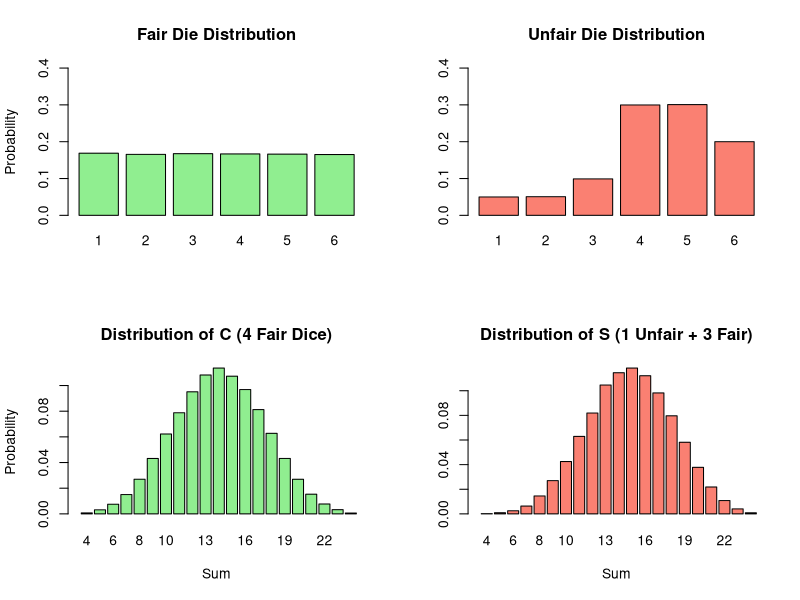

The R source for this figure:

N <- 100000


p_unfair <- c(0.05, 0.05, 0.1, 0.3, 0.3, 0.2)


fair_die_rolls <- sample(1:6, N, replace = TRUE)

unfair_die_rolls <- sample(1:6, N, replace = TRUE, prob = p_unfair) 

cat("--- Single Die Comparison ---\n")
cat("Fair Die   - Mean:", mean(fair_die_rolls), " SD:", sd(fair_die_rolls), "\n")
cat("Unfair Die - Mean:", mean(unfair_die_rolls), " SD:", sd(unfair_die_rolls), "\n\n")


C_rolls <- sample(1:6, N, replace=TRUE) + 
           sample(1:6, N, replace=TRUE) + 
           sample(1:6, N, replace=TRUE) + 
           sample(1:6, N, replace=TRUE)


S_rolls <- sample(1:6, N, replace=TRUE, prob=p_unfair) + 
           sample(1:6, N, replace=TRUE) + 
           sample(1:6, N, replace=TRUE) + 
           sample(1:6, N, replace=TRUE)

cat("--- Sum of 4 Dice Comparison ---\n")
cat("C (4 Fair)          - Mean:", mean(C_rolls), " SD:", sd(C_rolls), "\n")
cat("S (1 Unfair+3 Fair) - Mean:", mean(S_rolls), " SD:", sd(S_rolls), "\n")


png("task_3_1_plots.png", width=1000, height=800)


par(mfrow=c(2,2)) 


barplot(table(fair_die_rolls)/N, 
        main="Fair Die Distribution", 
        col="lightgreen", 
        ylim=c(0, 0.4), 
        ylab="Probability")


barplot(table(unfair_die_rolls)/N, 
        main="Unfair Die Distribution", 
        col="salmon", 
        ylim=c(0, 0.4))


barplot(table(C_rolls)/N, 
        main="Distribution of C (4 Fair Dice)", 
        col="lightgreen", 
        xlim=c(0, 25), 
        ylab="Probability", 
        xlab="Sum")


barplot(table(S_rolls)/N, 
        main="Distribution of S (1 Unfair + 3 Fair)", 
        col="salmon", 
        xlim=c(0, 25), 
        xlab="Sum")


dev.off()
cat("\nPlots saved successfully to task_3_1_plots.png!\n")
